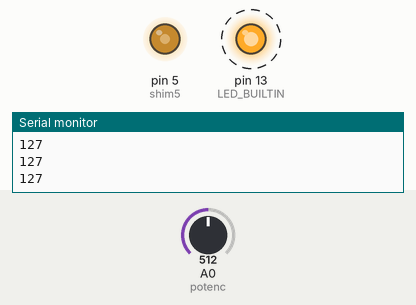
This sketch was run on a simulated Arduino Uno, built with avr-gcc and run on an emulated ATmega328P. Parts: output pins drawn as LEDs (lit = HIGH), the last lines printed to the serial monitor. Dashed ring = blinking. The test bench sets the inputs (shaded band); at power-on: A0 (potenc) = 512.

Above: at 1.25 s.
1.3 s: A0 (potenc) set to 716
At 1.45 s:
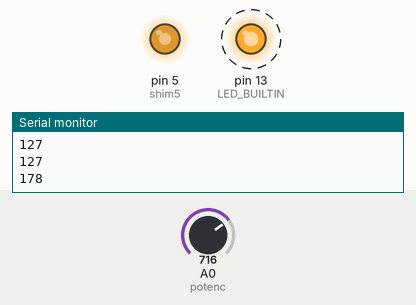
4.3 s: A0 (potenc) set to 900
At 4.45 s:
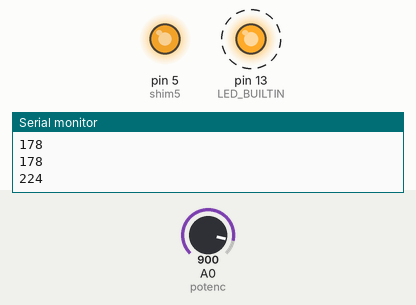
7.3 s: A0 (potenc) set to 306
At 7.56 s:
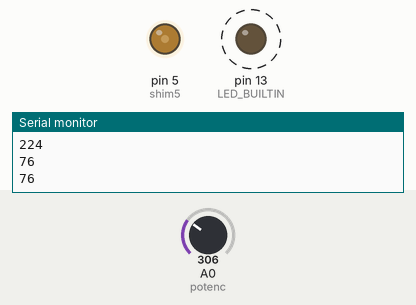
10.3 s: A0 (potenc) set to 122
At 10.46 s:
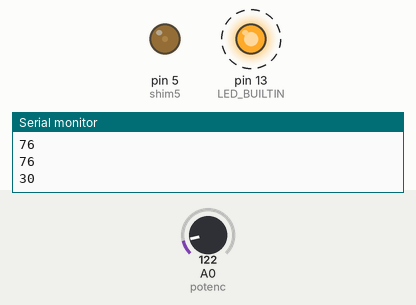
13.3 s: A0 (potenc) set to 0
At 13.47 s:
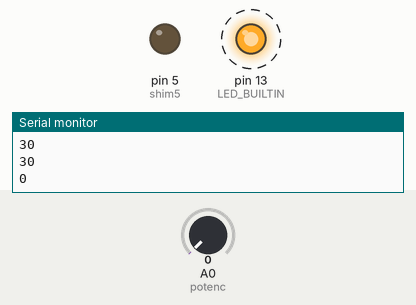
Timing chart, 0 to 17.3 s (numbered marks = the images above; inputs shaded):
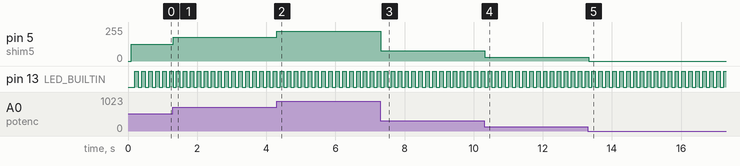

Measured:
- after the input at 1.3 s, pin 5 (shim5): 127/255 → 178/255 at once
- after the input at 4.3 s, pin 5 (shim5): 178/255 → 224/255 at once
- after the input at 7.3 s, pin 5 (shim5): 224/255 → 76/255 at once
- after the input at 10.3 s, pin 5 (shim5): 76/255 → 30/255 at once
- after the input at 13.3 s, pin 5 (shim5): 30/255 → 0/255 at once
- by itself, pin 13 (LED_BUILTIN): alternates HIGH for 0.10 s and LOW for 0.10 s

The sketch:

Test_Potenciometr.ino
```cpp
byte shim5 = 5; // Указываем номер порта с ШИМ
byte potenc = 0; // потенциометр на 0 аналоговом
byte potencZnach = 130; //значение потенциометра по умолчанию

void setup() {
  Serial.begin(9600); //Скорость передачи порта связи с консолью ПК
  pinMode(shim5, OUTPUT); // настроить порт как выход
  pinMode(LED_BUILTIN, OUTPUT);
}

void loop() {
  delay(100);
  digitalWrite(LED_BUILTIN, 0);

  potencZnach = map(analogRead(potenc), 0, 1023, 0, 255); // получить значение
  Serial.println(potencZnach);
  analogWrite(shim5, potencZnach); // подать на порт ШИМ сигнал, диапазон 0...255


  delay(100);
  digitalWrite(LED_BUILTIN, 1);

}
```
